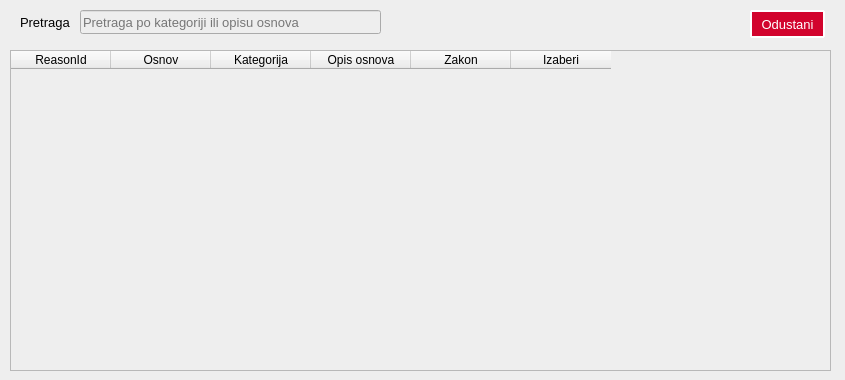
<?xml version="1.0" encoding="UTF-8"?>
<ui version="4.0">
 <class>porkatDialog</class>
 <widget class="QDialog" name="porkatDialog">
  <property name="geometry">
   <rect>
    <x>0</x>
    <y>0</y>
    <width>845</width>
    <height>380</height>
   </rect>
  </property>
  <property name="windowTitle">
   <string>Pretraga poreskih kategorija</string>
  </property>
  <property name="windowIcon">
   <iconset>
    <normaloff>../resources/logo.png</normaloff>../resources/logo.png</iconset>
  </property>
  <widget class="QWidget" name="widget" native="true">
   <property name="geometry">
    <rect>
     <x>0</x>
     <y>0</y>
     <width>845</width>
     <height>380</height>
    </rect>
   </property>
   <property name="styleSheet">
    <string notr="true">background-color: rgb(238, 238, 238);</string>
   </property>
   <widget class="QPushButton" name="odustaniBtn">
    <property name="geometry">
     <rect>
      <x>750</x>
      <y>10</y>
      <width>75</width>
      <height>28</height>
     </rect>
    </property>
    <property name="font">
     <font>
      <pointsize>10</pointsize>
     </font>
    </property>
    <property name="styleSheet">
     <string notr="true">QPushButton {
        background-color: #D2042D;
        color: white;
        border: 2px solid dark red;
        border-radius: 1px;
    }
    QPushButton:hover {
        background-color: #C21E56;
    }
    QPushButton:pressed {
        background-color: #953553;
    }</string>
    </property>
    <property name="text">
     <string>Odustani</string>
    </property>
   </widget>
   <widget class="QLineEdit" name="pretragaEdit">
    <property name="geometry">
     <rect>
      <x>80</x>
      <y>10</y>
      <width>301</width>
      <height>24</height>
     </rect>
    </property>
    <property name="font">
     <font>
      <pointsize>10</pointsize>
      <italic>false</italic>
     </font>
    </property>
    <property name="placeholderText">
     <string>Pretraga po kategoriji ili opisu osnova</string>
    </property>
   </widget>
   <widget class="QLabel" name="label">
    <property name="geometry">
     <rect>
      <x>20</x>
      <y>10</y>
      <width>51</width>
      <height>24</height>
     </rect>
    </property>
    <property name="font">
     <font>
      <pointsize>10</pointsize>
     </font>
    </property>
    <property name="text">
     <string>Pretraga</string>
    </property>
   </widget>
   <widget class="QTableWidget" name="porkatTable">
    <property name="geometry">
     <rect>
      <x>10</x>
      <y>50</y>
      <width>821</width>
      <height>321</height>
     </rect>
    </property>
    <column>
     <property name="text">
      <string>ReasonId</string>
     </property>
     <property name="background">
      <color>
       <red>182</red>
       <green>208</green>
       <blue>226</blue>
      </color>
     </property>
    </column>
    <column>
     <property name="text">
      <string>Osnov</string>
     </property>
     <property name="background">
      <color>
       <red>182</red>
       <green>208</green>
       <blue>226</blue>
      </color>
     </property>
    </column>
    <column>
     <property name="text">
      <string>Kategorija</string>
     </property>
     <property name="background">
      <color>
       <red>182</red>
       <green>208</green>
       <blue>226</blue>
      </color>
     </property>
    </column>
    <column>
     <property name="text">
      <string>Opis osnova</string>
     </property>
     <property name="background">
      <color>
       <red>182</red>
       <green>208</green>
       <blue>226</blue>
      </color>
     </property>
    </column>
    <column>
     <property name="text">
      <string>Zakon</string>
     </property>
     <property name="background">
      <color>
       <red>182</red>
       <green>208</green>
       <blue>226</blue>
      </color>
     </property>
    </column>
    <column>
     <property name="text">
      <string>Izaberi</string>
     </property>
     <property name="background">
      <color>
       <red>182</red>
       <green>208</green>
       <blue>226</blue>
      </color>
     </property>
    </column>
   </widget>
  </widget>
 </widget>
 <resources/>
 <connections/>
</ui>
